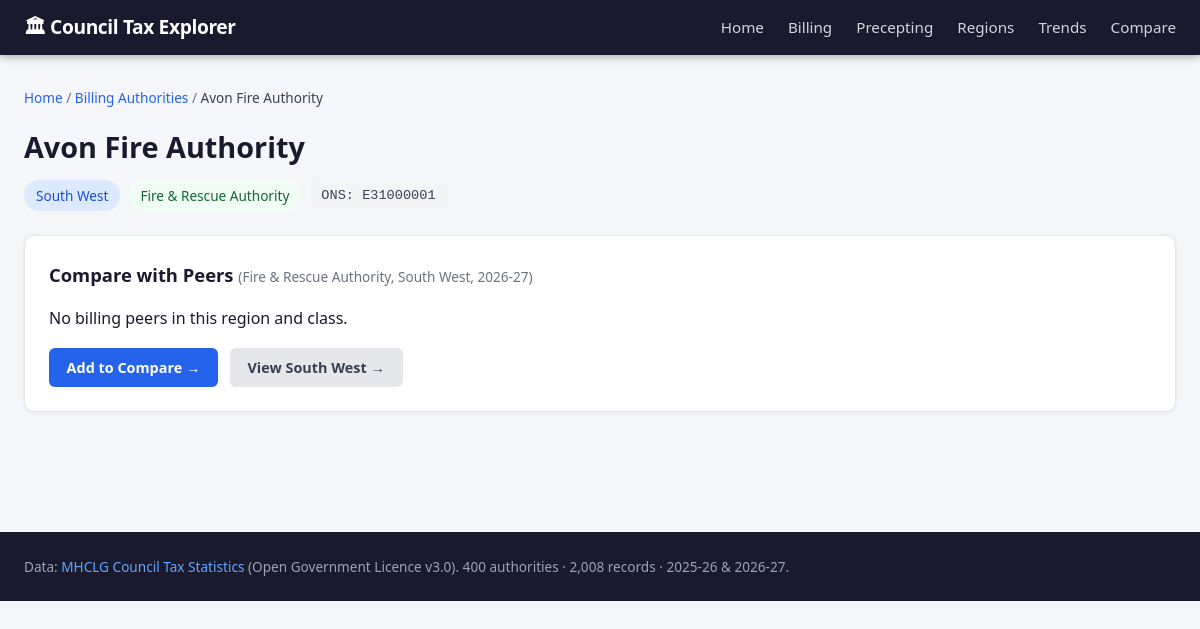
Screenshot of /authority/356 with the database file from the repository.
### tables this page shows
CREATE TABLE authority (
    id          INTEGER PRIMARY KEY AUTOINCREMENT,
    ecode       TEXT NOT NULL UNIQUE,
    ons_code    TEXT NOT NULL,
    name        TEXT NOT NULL,
    region_code TEXT NOT NULL REFERENCES region(code),
    class_code  TEXT NOT NULL REFERENCES authority_class(code)
);

### app.py (the view)
@app.route("/authority/<int:auth_id>")
def authority_detail(auth_id):
    auth = query_one("SELECT * FROM authority WHERE id=?", (auth_id,))
    if not auth: abort(404)
    records = query("SELECT * FROM council_tax_record WHERE authority_id=? ORDER BY year",(auth_id,))
    bands   = query("SELECT * FROM band_record WHERE authority_id=? ORDER BY year",(auth_id,))
    peers   = query(
        "SELECT a.id,a.name,r.band_d_billing,r.band_d_area,r.pct_change"
        " FROM council_tax_record r JOIN authority a ON a.id=r.authority_id"
        " WHERE a.class_code=? AND a.region_code=? AND r.year='2026-27' AND a.id!=?"
        " ORDER BY r.band_d_area",(auth["class_code"],auth["region_code"],auth_id))
    rank_row = query_one(
        "SELECT COUNT(*)+1 AS rnk FROM council_tax_record r"
        " JOIN authority a ON a.id=r.authority_id"
        " WHERE a.class_code=(SELECT class_code FROM authority WHERE id=?)"
        "   AND r.year='2026-27'"
        "   AND r.band_d_area<(SELECT band_d_area FROM council_tax_record"
        "                       WHERE authority_id=? AND year='2026-27')",(auth_id,auth_id))
    class_size = query_one(
        "SELECT COUNT(*) AS cnt FROM council_tax_record r"
        " JOIN authority a ON a.id=r.authority_id"
        " WHERE a.class_code=(SELECT class_code FROM authority WHERE id=?)"
        "   AND r.year='2026-27'",(auth_id,))
    return render_template("authority_detail.html", auth=auth, records=records,
                           bands=bands, peers=peers,
                           rank=rank_row["rnk"] if rank_row else None,
                           class_size=class_size["cnt"] if class_size else None,
                           region_labels=REGION_LABELS, class_labels=CLASS_LABELS)

### app.py (called while the page is built)
def get_db():
    if "db" not in g:
        conn = sqlite3.connect(DB_PATH)
        conn.row_factory = sqlite3.Row
        g.db = conn
    return g.db

def query(sql, params=()):
    return [dict(r) for r in get_db().execute(sql, params).fetchall()]

def query_one(sql, params=()):
    r = get_db().execute(sql, params).fetchone()
    return dict(r) if r else None

### templates/authority_detail.html (shortened to what this page needs)
{% extends "base.html" %}
{% block content %}
<nav class="breadcrumb">
  <a href="{{ url_for('index') }}">Home</a> /
  <a href="{{ url_for('authorities') }}">Billing Authorities</a> /
  <span>{{ auth.name }}</span>
</nav>
<div class="detail-header">
  <h1>{{ auth.name }}</h1>
  <div class="meta-pills">
    <span class="badge large">{{ region_labels.get(auth.region_code, auth.region_code) }}</span>
    <span class="badge large secondary">{{ class_labels.get(auth.class_code, auth.class_code) }}</span>
    <span class="badge large mono">ONS: {{ auth.ons_code }}</span>
  </div>
</div>
<section class="card">
  <h2>Compare with Peers
    <small>({{ class_labels.get(auth.class_code,"") }}, {{ region_labels.get(auth.region_code,"") }}, 2026-27)</small>
  </h2>
  {% if peers %}
  <div class="table-scroll">
  <table class="data-table">
    <thead><tr><th>Authority</th><th>Billing Band D</th><th>Area Band D</th><th>Change</th><th></th></tr></thead>
    <tbody>
      {% set current = records[-1] if records else {} %}
      <tr class="highlight-row">
        <td><strong>{{ auth.name }} ★</strong></td>
        <td class="num">{% if current.band_d_billing %}£{{ "%.2f"|format(current.band_d_billing) }}{% else %}-{% endif %}</td>
        <td class="num">{% if current.band_d_area %}£{{ "%.2f"|format(current.band_d_area) }}{% else %}-{% endif %}</td>
        <td class="num">{% if current.pct_change %}{{ "%.1f"|format(current.pct_change) }}%{% else %}-{% endif %}</td>
        <td>-</td>
      </tr>
      {% for p in peers %}
      <tr>
        <td>{{ p.name }}</td>
        <td class="num">{% if p.band_d_billing %}£{{ "%.2f"|format(p.band_d_billing) }}{% else %}-{% endif %}</td>
        <td class="num">{% if p.band_d_area %}£{{ "%.2f"|format(p.band_d_area) }}{% else %}-{% endif %}</td>
        <td class="num">{% if p.pct_change %}{{ "%.1f"|format(p.pct_change) }}%{% else %}-{% endif %}</td>
        <td><a href="{{ url_for('authority_detail', auth_id=p.id) }}" class="btn-sm">View</a></td>
      </tr>
      {% endfor %}
    </tbody>
  </table>
  </div>
  {% else %}
  <p>No billing peers in this region and class.</p>
  {% endif %}
  <p class="actions">
    <a href="{{ url_for('compare') }}?id={{ auth.id }}" class="btn">Add to Compare →</a>
    <a href="{{ url_for('region_detail', code=auth.region_code) }}" class="btn btn-secondary">View {{ region_labels.get(auth.region_code,"") }} →</a>
  </p>
</section>
{% endblock %}

### static/css/style.css (style rules this page uses)
*, *::before, *::after { box-sizing: border-box; margin: 0; padding: 0; }
body { font-family: 'Segoe UI', Arial, sans-serif; background: #f5f6fa; color: #1a1a2e; line-height: 1.6; }
a { color: #2563eb; text-decoration: none; }
.card { background: #fff; border: 1px solid #e5e7eb; border-radius: 10px; padding: 1.5rem; margin-bottom: 1.5rem; box-shadow: 0 1px 4px rgba(0,0,0,0.06); }
.card h2 { font-size: 1.15rem; font-weight: 700; margin-bottom: 1rem; color: #1a1a2e; }
.card h2 small { font-weight: 400; font-size: 0.85rem; color: #6b7280; }
.badge { display: inline-block; padding: 0.2rem 0.55rem; border-radius: 20px; background: #dbeafe; color: #1d4ed8; font-size: 0.78rem; font-weight: 500; white-space: nowrap; }
.badge.secondary { background: #f0fdf4; color: #166534; }
.badge.large { font-size: 0.85rem; padding: 0.3rem 0.75rem; }
.badge.mono { background: #f3f4f6; color: #374151; font-family: monospace; }
.btn { display: inline-block; background: #2563eb; color: #fff; padding: 0.5rem 1.1rem; border-radius: 6px; font-size: 0.9rem; font-weight: 600; border: none; cursor: pointer; transition: background 0.2s; }
.btn-secondary { background: #e5e7eb; color: #374151; }
.breadcrumb { font-size: 0.85rem; color: #6b7280; margin-bottom: 1rem; }
.breadcrumb a { color: #2563eb; }
.breadcrumb span { color: #374151; }
.detail-header { margin-bottom: 1.5rem; }
.detail-header h1 { font-size: 1.8rem; font-weight: 800; margin-bottom: 0.6rem; }
.meta-pills { display: flex; flex-wrap: wrap; gap: 0.5rem; }
.actions { margin-top: 1rem; display: flex; gap: 0.75rem; flex-wrap: wrap; }

### rows the page displays
authority: name "Avon Fire Authority", get "South West", get "Fire & Rescue Authority", ons_code "E31000001"
